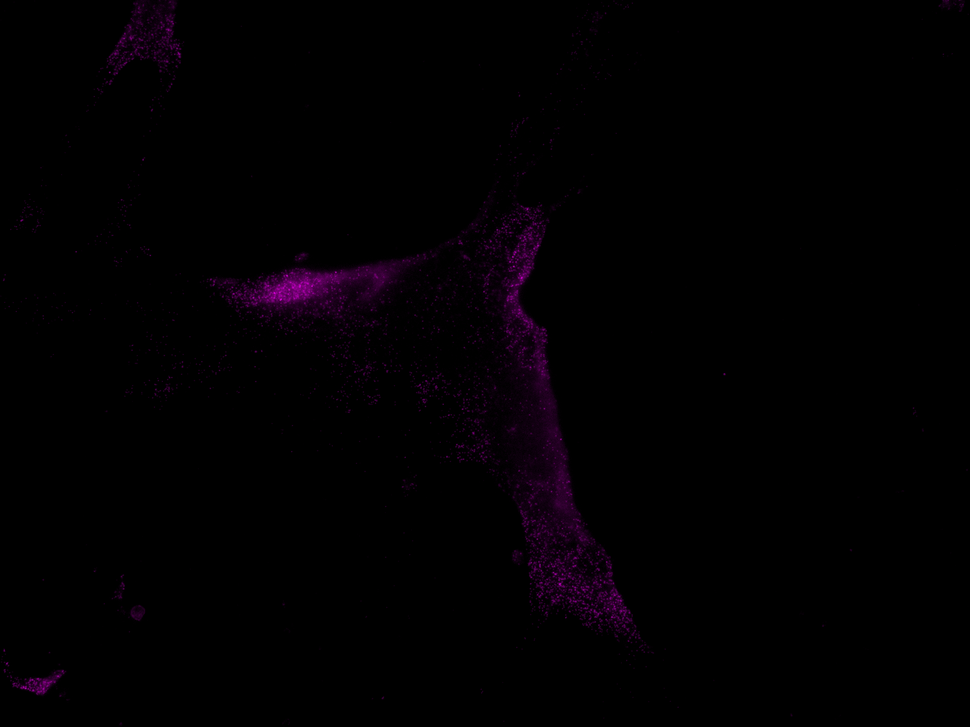
%> input picture count_matlab/1_CH3.tif, 970 x 727 px, shrunk from 1920 x 1440 before the run
$ octave main_adaptative.m   (GNU Octave 9; MATLAB toolbox functions it lacks are replaced by stand-ins)
%> lines starting %> are read from the running program, lines starting %| are printed output that depends on the picture; in (x1, y1, x2, y2) boxes, pixels count from 0 and x2, y2 are one past the last pixel; in counts of white or black regions, pixels touching at a corner belong together; the program's own positions count from 1
### count_matlab/functions/get_img_path.m
function [img_path] = get_img_path()
%GET_IMG_PATH Summary of this function goes here
%   Detailed explanation goes here
[file,path] = uigetfile('*');
%> the answer given: ../1_CH3.tif
if isequal(file,0)
    disp('User selected Cancel');
else
    disp(['User selected ', fullfile(path,file)]);
end

% Concatenate the image
img_path = strcat(path,file);

end

### count_matlab/test/main_adaptative.m
close all
clear all

%% Global parameters

addpath('functions')

%% Read image from a directory
img_path = get_img_path();
% Read the image
img = imread(img_path);
%> img is the input picture: size 727x970x3 uint8; mean R, G, B 1.9, 0, 1.9
img_gray = rgb2gray(img);
img_adjusted = imadjust(img_gray);

% Guassian filter on the image
img_filtered = imgaussfilt(img_adjusted,4);
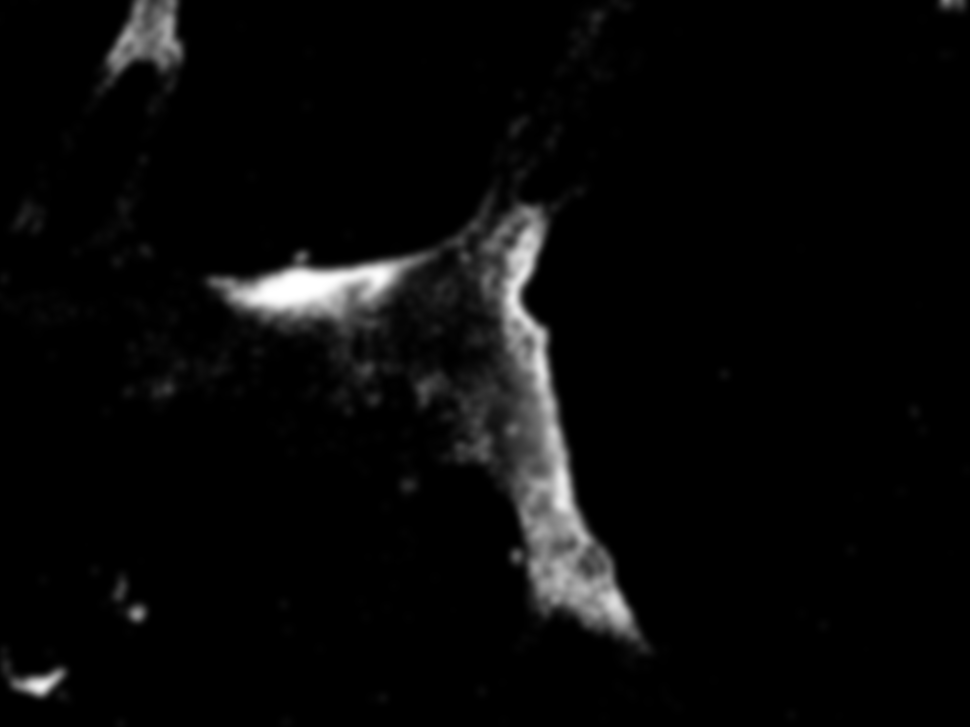
%> img_filtered: size 727x970 uint8; min 0, max 255, mean 8.9; mean of the top-left, top-right, bottom-left and bottom-right quarters 13.6, 6.1, 2.9, 13.1

%% Adaptative thresholding
T = adaptthresh(img_filtered, 0.4);
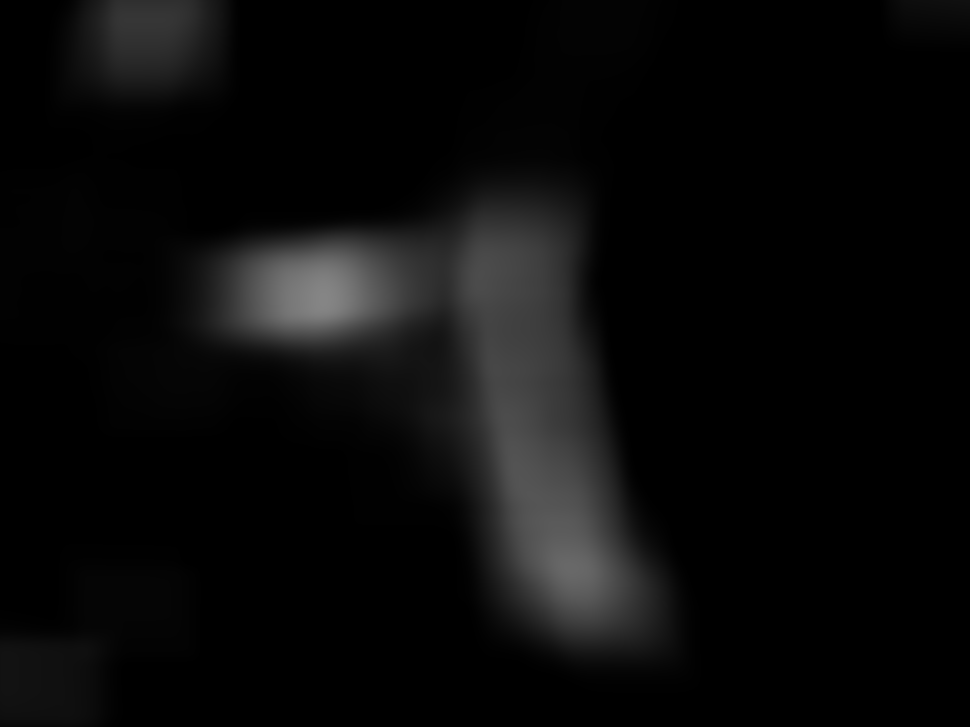
%> T: size 727x970 double; min 0, max 0.524, mean 0.041
BW = imbinarize(img_filtered,T);
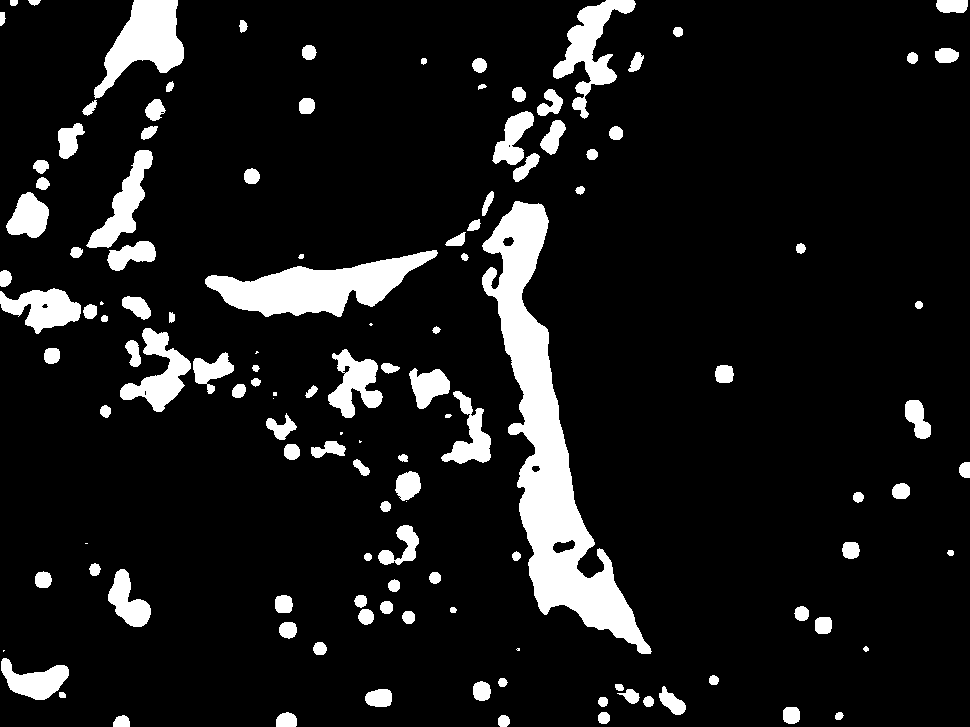
%> BW: size 727x970 logical; 10.2% white; 127 white regions (11 under 20 px), largest, box (x1, y1, x2, y2) and area: (482, 201, 652, 654) 21021, (205, 250, 438, 317) 7464, (94, 0, 184, 99) 4306
figure
imshowpair(img_filtered, BW, 'montage')
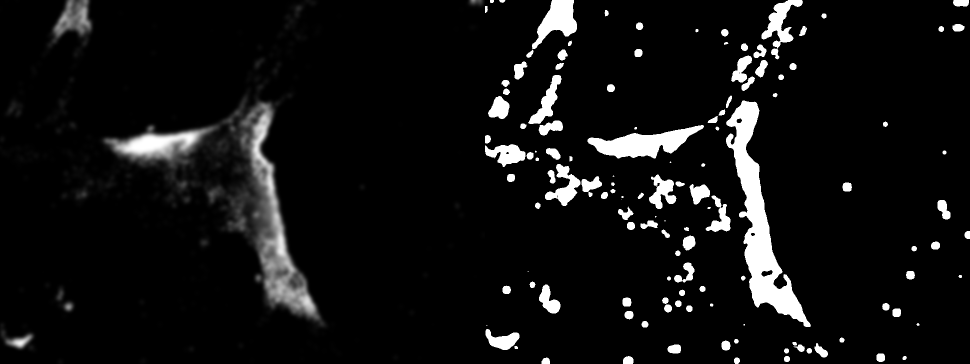
%> displayed picture: size 727x1940, on the screen's scale of 0 to 255 (shown at 1/2 size); min 0, max 255, mean 17.5

%% Otsu thresholding

[counts,x] = imhist(img_filtered,32);
%> counts = 32 values, max 608020 at index 1, min 415 at index 30, mean 22037.2; x = 32 values from 0 to 255
stem(x,counts)
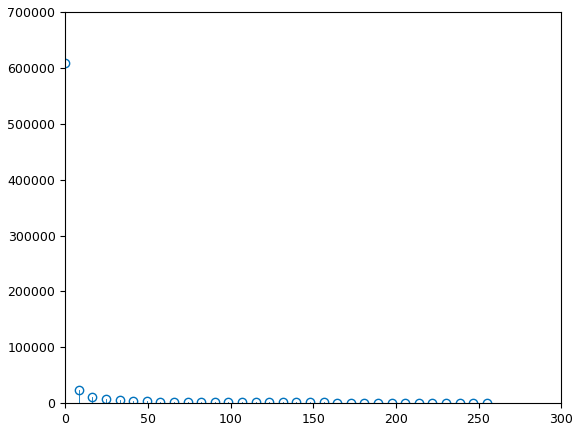
%> figure redrawn from the program's plot data; highest point at x = 0, y = 608020

T = otsuthresh(counts);
%> T = 0.258
BW = imbinarize(img_filtered,T);
%> BW: size 727x970 logical; 5.1% white; 15 white regions (2 under 20 px), largest, box (x1, y1, x2, y2) and area: (481, 205, 638, 639) 21980, (210, 252, 430, 329) 8581, (107, 0, 182, 74) 3514
figure
imshowpair(img_filtered, BW, 'montage')
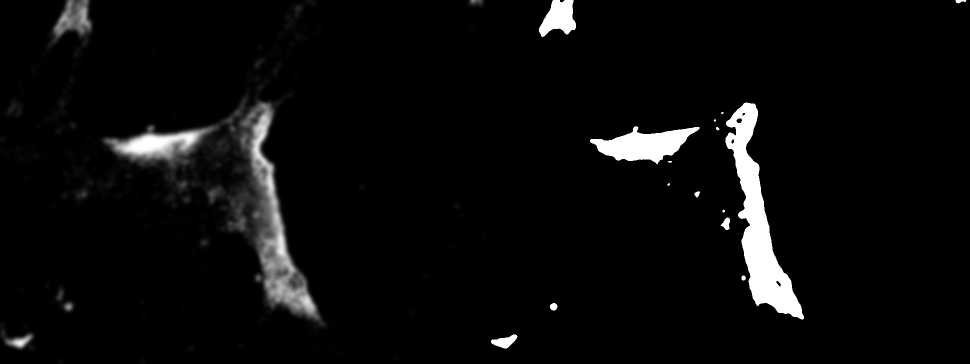
%> displayed picture: size 727x1940, on the screen's scale of 0 to 255 (shown at 1/2 size); min 0, max 255, mean 10.9

%% Gray thresholding
T = graythresh(img_filtered);
%> T = 0.271
BW = imbinarize(img_filtered,T);
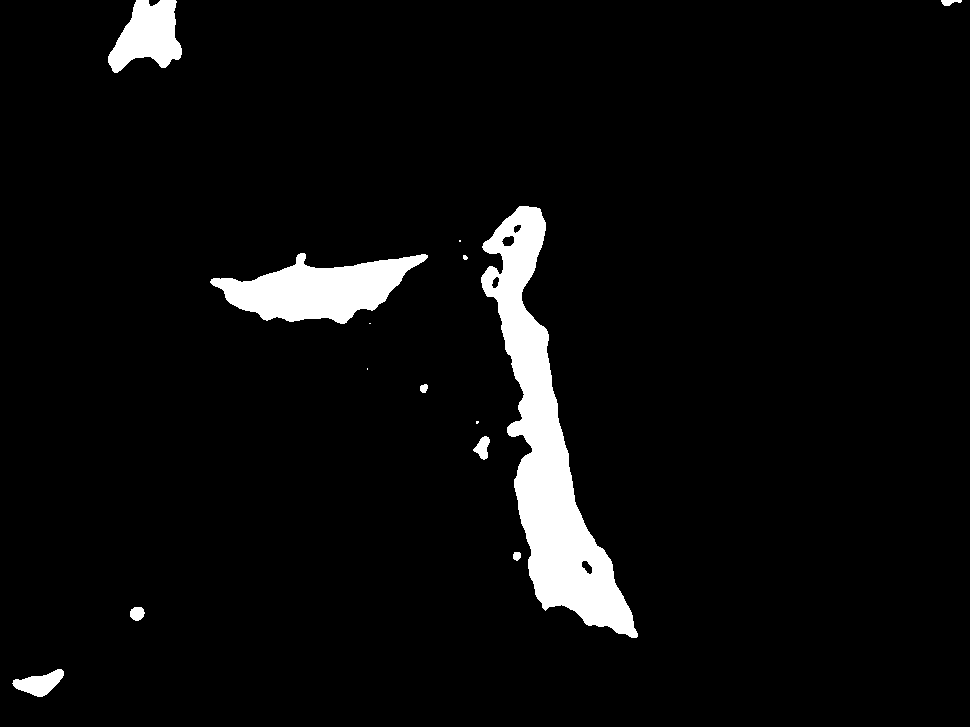
%> BW: size 727x970 logical; 4.9% white; 14 white regions (4 under 20 px), largest, box (x1, y1, x2, y2) and area: (481, 206, 638, 638) 21338, (210, 253, 428, 324) 8340, (108, 0, 182, 73) 3427
figure
imshowpair(img_filtered, BW, 'montage')
